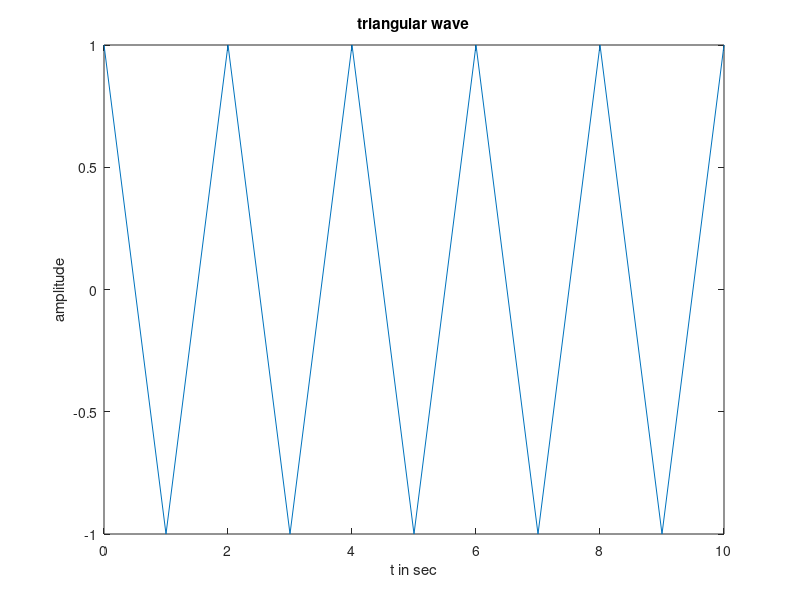

The MATLAB source for this figure:
clc
clear all;
close all;
t=0:10;
x=(-1).^t;
plot(t,x);
xlabel('t in sec');
ylabel('amplitude');
title('triangular wave');